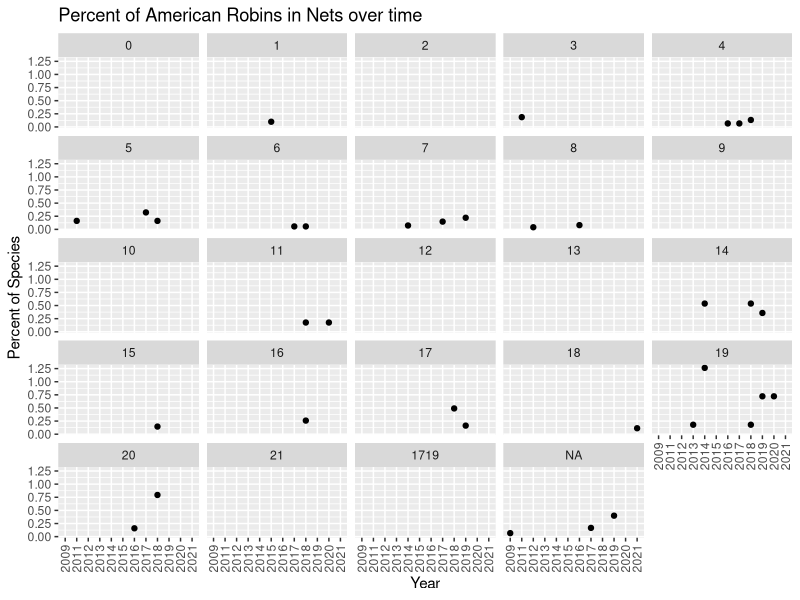

The R source for this figure:
## ---- chunk 1
knitr::opts_chunk$set(echo = TRUE)
library(tidyverse)
library(readxl)
library(lubridate)

# Note: **PPP** = "Potential problem point" in code if trying to run new data 
## ---- chunk 2
recap_data <- read_excel("All Recaps Dec 9 2021.xls") 
band_data <- read_excel("All bands Dec 9 2021.xls") %>% 
  rename(Net = `Net/box`)

all_data <- recap_data %>% 
  full_join(band_data)  %>% # join recap and band data 
  mutate(Time = str_split_fixed(Time, " ", 2)[,2]) %>% # only keep time (not [incorrect] date) **PPP**
  rename(banding_date = `Banding Date`, recapture_date = `Recapture Date`, how_captured = `How Captured`, band_number = `Band Number`, wing_chord = `Wing Chord`) %>%  # rename columns without spaces
  mutate(net_number = as.factor(as.numeric(Net)), Species = as.factor(Species)) %>% # only keep number for nets; change species to factor 
  mutate(obs_date = coalesce(recapture_date, banding_date)) 


## ---- chunk 3
birds_per_net <- all_data %>% 
  group_by(net_number) %>% 
  summarize(tot_birds= n()) #%>% # total number of birds caught in each net
  #filter(tot_birds > 1, !is.na(net_number)) # filter out only "real" nets **PPP** 


net_spec <- all_data %>% 
  group_by(net_number, Species) %>% 
  summarize(num_birds = n()) %>% 
  left_join(birds_per_net) %>% 
  mutate(perc_species = num_birds/tot_birds*100) 
net_spec

net_spec_yr <- all_data %>% 
  mutate(obs_yr = format(obs_date, "%Y")) %>% 
  group_by(net_number, Species, obs_yr) %>% 
  summarize(num_birds = n()) %>% 
  left_join(birds_per_net) %>% 
  mutate(perc_species = num_birds/tot_birds*100)
net_spec_yr

net_spec_export <- net_spec %>% select(-tot_birds)
net_spec_yr_export <- net_spec_yr %>% select(-tot_birds)


write_excel_csv(net_spec_export, file = paste(Sys.Date(), "_net_percSpecies", ".csv", sep = ""))
write_excel_csv(net_spec_yr_export, file = paste(Sys.Date(), "_net_percSpecies_yr", ".csv", sep =""))

## ---- chunk 4

plot_export <- net_spec_yr %>% 
  filter(Species == "AMRO") %>% 
  ggplot(aes(x = obs_yr, y = perc_species))+ 
  geom_point()+
  facet_wrap(~net_number, drop = FALSE) + 
  labs(y = "Percent of Species", x = "Year", title = "Percent of American Robins in Nets over time")+
  theme(axis.text.x = element_text(angle = 90, vjust = 0.5, hjust=1))

ggsave("plot_example.pdf", plot = plot_export)
## ---- chunk 5
all_data %>% filter(net_number == 16, Species == "AMRO")
